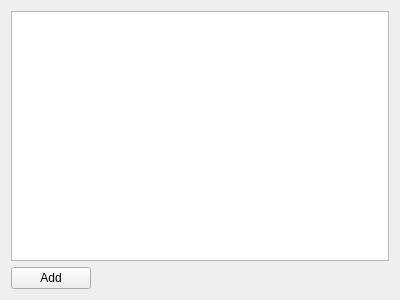
<?xml version="1.0" encoding="UTF-8"?>
<ui version="4.0">
 <class>SectionWidget</class>
 <widget class="QWidget" name="SectionWidget">
  <property name="geometry">
   <rect>
    <x>0</x>
    <y>0</y>
    <width>400</width>
    <height>300</height>
   </rect>
  </property>
  <property name="windowTitle">
   <string>Form</string>
  </property>
  <layout class="QVBoxLayout" name="verticalLayout">
   <item>
    <widget class="JTable" name="tableView"/>
   </item>
   <item>
    <widget class="QPushButton" name="btnAdd">
     <property name="sizePolicy">
      <sizepolicy hsizetype="Fixed" vsizetype="Fixed">
       <horstretch>0</horstretch>
       <verstretch>0</verstretch>
      </sizepolicy>
     </property>
     <property name="text">
      <string>Add</string>
     </property>
    </widget>
   </item>
  </layout>
 </widget>
 <customwidgets>
  <customwidget>
   <class>JTable</class>
   <extends>QTableView</extends>
   <header location="global">jtable.h</header>
  </customwidget>
 </customwidgets>
 <resources/>
 <connections/>
</ui>
